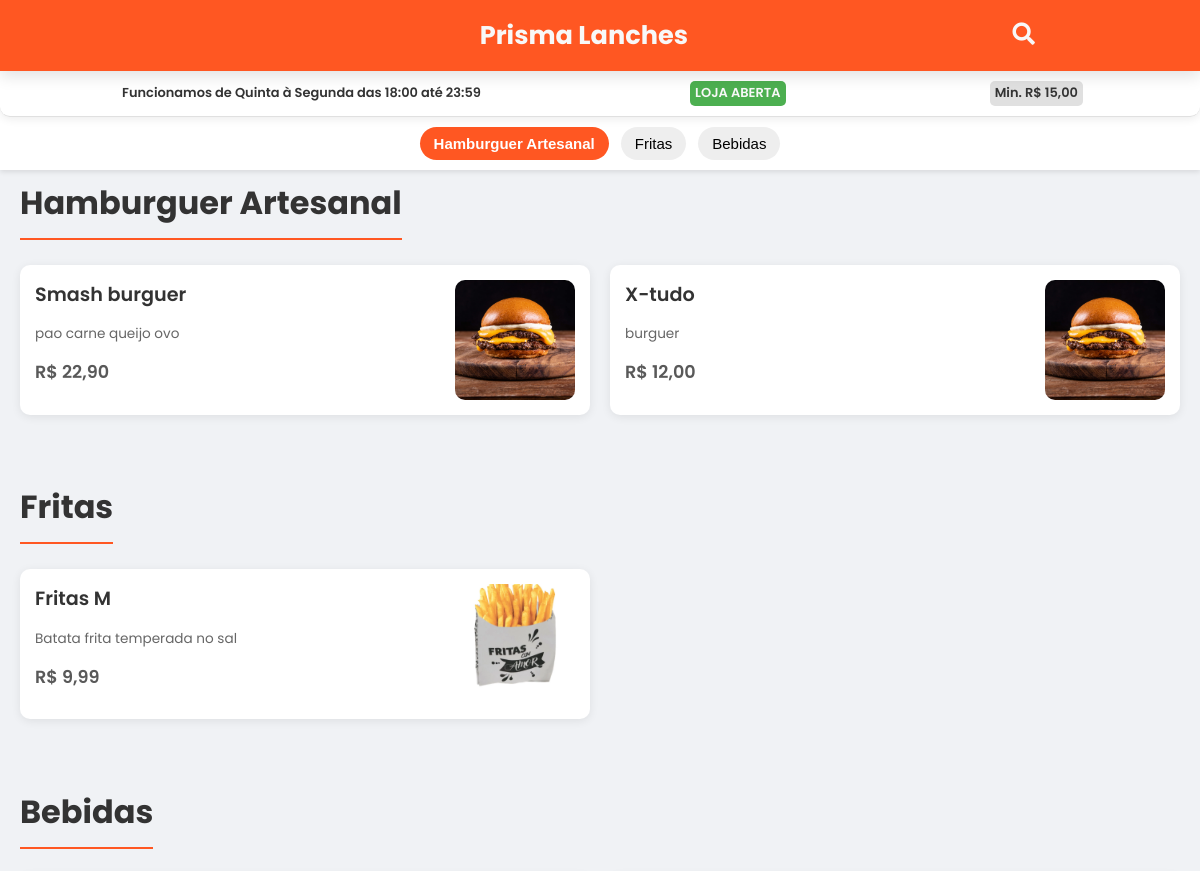
Before: / (upper part) with the older database file.
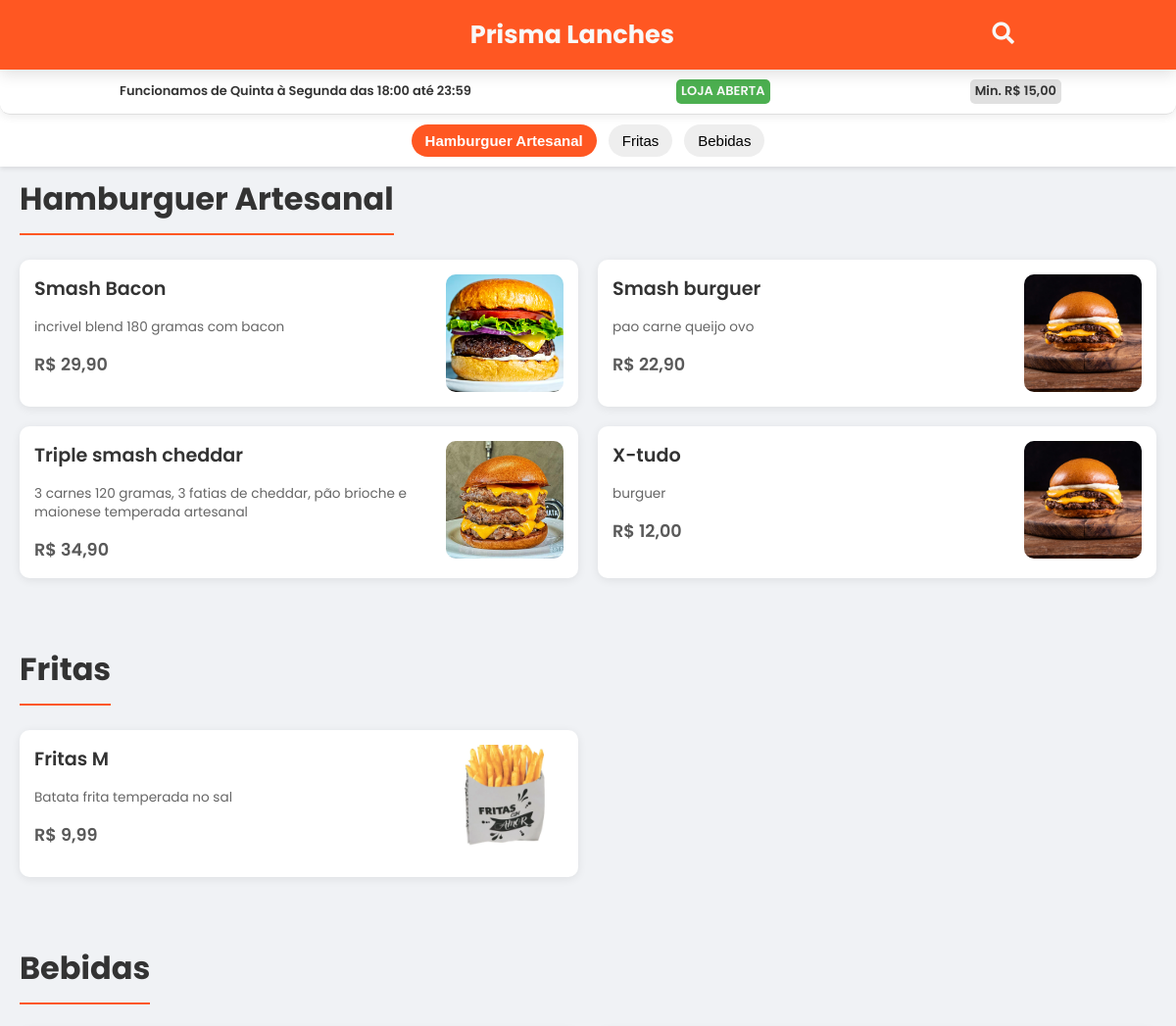
After: the same page with the newer database file.
### tables this page shows
CREATE TABLE `configuracoes_loja` (
  `id` int(11) NOT NULL,
  `nome_hamburgueria` varchar(255) NOT NULL,
  `horario_funcionamento` varchar(255) DEFAULT NULL,
  `pedido_minimo` decimal(10,2) DEFAULT NULL,
  `hora_abertura` time DEFAULT '00:00:00',
  `hora_fechamento` time DEFAULT '23:59:59',
  `dias_abertura` varchar(255) DEFAULT '1,2,3,4,5,6,7',
  `taxa_entrega` decimal(10,2) DEFAULT 0.00
);

CREATE TABLE `categorias` (
  `id` int(11) NOT NULL,
  `nome` varchar(100) NOT NULL,
  `ordem` int(11) DEFAULT NULL
);

CREATE TABLE `produtos` (
  `id` int(11) NOT NULL,
  `nome` varchar(150) NOT NULL,
  `descricao` text DEFAULT NULL,
  `preco` decimal(10,2) NOT NULL,
  `id_categoria` int(11) NOT NULL,
  `imagem` varchar(255) DEFAULT NULL,
  `estoque` int(11) NOT NULL DEFAULT 0,
  `controla_estoque` tinyint(1) NOT NULL DEFAULT 1,
  `ativo` tinyint(1) NOT NULL DEFAULT 1,
  `max_adicionais_opcionais` int(11) NOT NULL DEFAULT 10
);

### index.php (the view, shortened to what this page needs)
<?php
include 'includes/conexao.php';
$basePath = '/pdv/';
$nome_hamburgueria = "Minha Hamburgueria";
$horario_funcionamento_descricao = "Horário não definido";
$pedido_minimo_valor = "0,00";
$hora_abertura_db = "00:00:00";
$hora_fechamento_db = "23:59:59";
$dias_abertura_db = "";
$sqlConfig = "SELECT nome_hamburgueria, horario_funcionamento, pedido_minimo, hora_abertura, hora_fechamento, dias_abertura FROM configuracoes_loja WHERE id = 1";
$resultConfig = $conn->query($sqlConfig);
if ($resultConfig && $resultConfig->num_rows > 0) {
    $config = $resultConfig->fetch_assoc();
    $nome_hamburgueria = htmlspecialchars($config['nome_hamburgueria']);
    $horario_funcionamento_descricao = htmlspecialchars($config['horario_funcionamento']);
    $pedido_minimo_valor = htmlspecialchars(number_format($config['pedido_minimo'], 2, ',', '.'));
    $hora_abertura_db = $config['hora_abertura'];
    $hora_fechamento_db = $config['hora_fechamento'];
    $dias_abertura_db = $config['dias_abertura'];
}
$current_time = new DateTime();
$current_day_of_week = (int)$current_time->format('N');
$loja_status = "Loja Fechada";
$loja_status_class = "fechada";
$dias_abertos_array = explode(',', $dias_abertura_db);
if (in_array($current_day_of_week, $dias_abertos_array)) {
    $open_time = DateTime::createFromFormat('H:i:s', $hora_abertura_db);
    $close_time = DateTime::createFromFormat('H:i:s', $hora_fechamento_db);
    if ($close_time < $open_time) {
        if ($current_time->format('H:i:s') >= $open_time->format('H:i:s') || $current_time->format('H:i:s') < $close_time->format('H:i:s')) {
            $loja_status = "Loja Aberta";
            $loja_status_class = "aberta";
        }
    } else {
        if ($current_time->format('H:i:s') >= $open_time->format('H:i:s') && $current_time->format('H:i:s') < $close_time->format('H:i:s')) {
            $loja_status = "Loja Aberta";
            $loja_status_class = "aberta";
        }
    }
}
$sqlCategorias = "SELECT id, nome FROM categorias ORDER BY ordem ASC, nome ASC";
$resultCategorias = $conn->query($sqlCategorias);
$categorias = [];
if ($resultCategorias) {
    while ($cat = $resultCategorias->fetch_assoc()) {
        $categorias[] = $cat;
    }
}
$sqlProdutos = "SELECT id, id_categoria, nome, descricao, preco, ativo, imagem, controla_estoque, estoque FROM produtos ORDER BY id_categoria, nome";
$resultProdutos = $conn->query($sqlProdutos);
$produtosPorCategoria = [];
if ($resultProdutos) {
    while ($produto = $resultProdutos->fetch_assoc()) {
        $produtosPorCategoria[$produto['id_categoria']][] = $produto;
    }
}
?>
<!DOCTYPE html>
<html lang="pt-BR">
<head>
    <link rel="stylesheet" href="public/css/cardapio.css" />
    <link rel="stylesheet" href="https://cdnjs.cloudflare.com/ajax/libs/font-awesome/5.15.4/css/all.min.css">
</head>
<body>
<div class="page-header-fixed">
<header class="top-bar">
    <div class="top-bar-content">
        <div class="restaurant-name"><?= $nome_hamburgueria ?></div>
        <div class="top-bar-icons">
            <button class="search-icon" aria-label="Buscar"><i class="fas fa-search"></i></button>
        </div>
    </div>
</header>
<div class="store-info-bar">
    <span class="store-info-description"><?= $horario_funcionamento_descricao ?></span>
    <span class="store-status-text <?= $loja_status_class ?>"><?= $loja_status ?></span>
    <span class="min-order-text">Min. R$ <?= $pedido_minimo_valor ?></span>
</div>
<div class="categories-scrollbar">
    <?php foreach ($categorias as $categoria): ?>
        <button class="category-button" data-category-id="<?= htmlspecialchars($categoria['id']) ?>">
            <?= htmlspecialchars($categoria['nome']) ?>
        </button>
    <?php endforeach; ?>
</div>
</div>
<main class="main-content-area">
    <?php if (empty($categorias)): ?>
        <p class="no-content-message">Nenhuma categoria cadastrada ainda.</p>
    <?php else: ?>
        <?php foreach ($categorias as $categoria): ?>
            <?php
            $produtosDaCategoria = $produtosPorCategoria[$categoria['id']] ?? [];
            if (!empty($produtosDaCategoria)):
            ?>
                <section class="category-section" data-category-id="<?= htmlspecialchars($categoria['id']) ?>">
                    <h2 class="category-title"><?= htmlspecialchars($categoria['nome']) ?></h2>
                    <div class="products-grid">
                        <?php foreach ($produtosDaCategoria as $produto):
                            $indisponivel = (!$produto['ativo'] || ($produto['controla_estoque'] && $produto['estoque'] <= 0)) ? 'indisponivel' : '';
                            $nomeProduto = htmlspecialchars($produto['nome']);
                            $caminhoImagemProduto = !empty($produto['imagem']) ? $produto['imagem'] : $basePath . 'public/img/default-product.png';
                        ?>
                            <a href="produto.php?id=<?= htmlspecialchars($produto['id']) ?>" class="product-card <?= $indisponivel ?>">
                                <img src="<?= htmlspecialchars($caminhoImagemProduto) ?>" alt="<?= htmlspecialchars($produto['nome']) ?>" class="product-image" onerror="this.onerror=null;this.src='<?= $basePath ?>public/img/default-product.png';" />
                                <div class="product-info">
                                    <h3 class="product-name"><?= $nomeProduto ?></h3>
                                    <p class="product-description"><?= htmlspecialchars($produto['descricao']) ?></p>
                                    <div class="product-actions">
                                        <span class="product-price">R$ <?= number_format($produto['preco'], 2, ',', '.') ?></span>
                                    </div>
                                </div>
                            </a>
                        <?php endforeach; ?>
                    </div>
                </section>
            <?php endif; ?>
        <?php endforeach; ?>
    <?php endif; ?>
</main>
</body>
</html>

Changed rows visible on the page:
added produtos: imagem (picture), nome "Smash Bacon", descricao "incrivel blend 180 gramas com bacon", preco "29,90", shown under categorias "Hamburguer Artesanal"
added produtos: imagem (picture), nome "Triple smash cheddar", descricao "3 carnes 120 gramas, 3 fatias de cheddar, pão brioche e maionese temperada artesanal", preco "34,90", shown under categorias "Hamburguer Artesanal"
